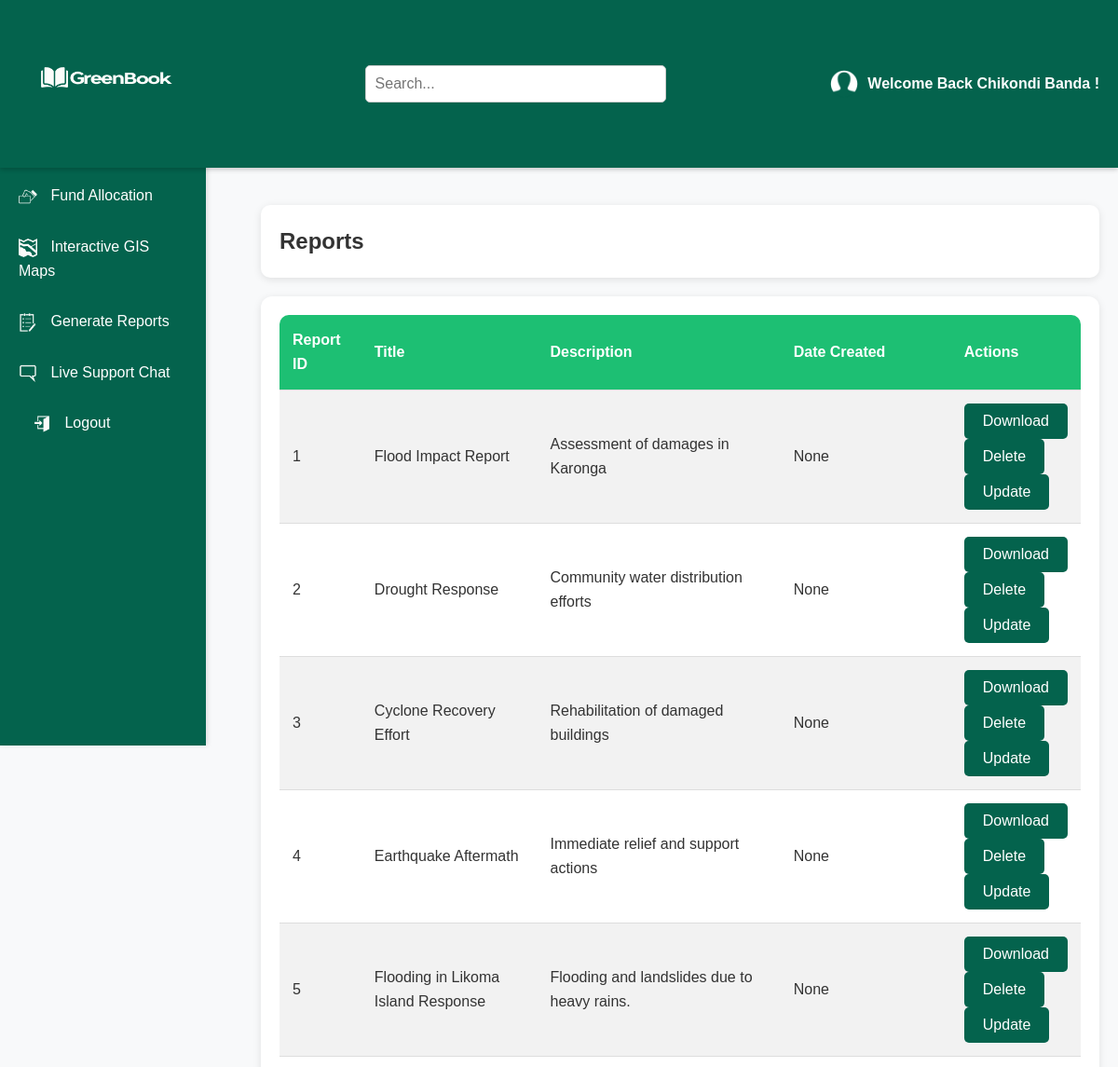
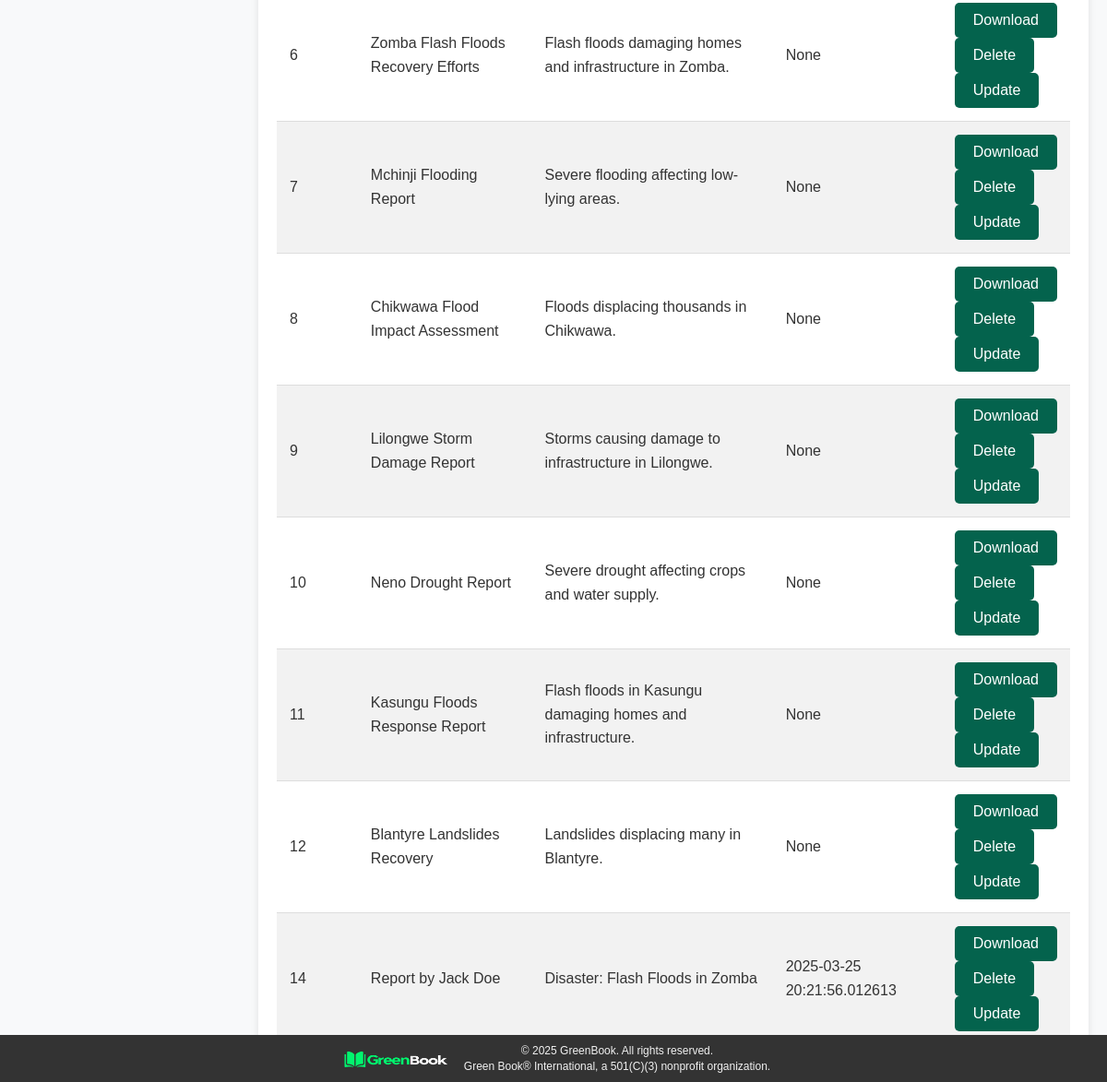
The page /view_reports (signed in) on the database its author committed (2 pictures, top to bottom).
### models.py (models this page shows, shortened)
class Users(db.Model, UserMixin):
    user_id = db.Column(db.Integer, primary_key=True)
    name = db.Column(db.String(100), nullable=False)
    email = db.Column(db.String(120), unique=True, nullable=False)
    password = db.Column(db.String(255), nullable=False)
    role = db.Column(db.String(50), nullable=False)
    phone = db.Column(db.String(50), nullable=True)
    latitude = db.Column(db.Float, nullable=True)
    longitude = db.Column(db.Float, nullable=True)
    created_at = db.Column(db.DateTime, default=datetime.utcnow)
    updated_at = db.Column(db.DateTime, default=datetime.utcnow)

class Reports(db.Model):
    report_id = db.Column(db.Integer, primary_key=True)
    disaster_id = db.Column(db.Integer, db.ForeignKey('disaster.disaster_id'), nullable=False)
    user_id = db.Column(db.Integer, db.ForeignKey('users.user_id'), nullable=False)
    title = db.Column(db.String(100), nullable=False)
    description = db.Column(db.String(255), nullable=False)
    content = db.Column(db.Text, nullable=False)
    generated_at = db.Column(db.DateTime, default=datetime.utcnow)  # Fixed datetime issue
    format_type = db.Column(db.String(20), default="PDF")
    user = db.relationship('Users', backref=db.backref('reports', lazy=True))

### routes.py (the view)
@routes.route("/view_reports")
@login_required
def view_reports():
    reports = Reports.query.all()
    admin_status = is_admin()
    return render_template("view_reports.html", reports=reports, admin_status=admin_status)

### app.py (called while the page is built)
@login_manager.user_loader
def load_user(user_id):
    return db.session.get(Users, int(user_id))

### routes.py (called while the page is built)
def is_admin():
    return current_user.is_authenticated and current_user.role == "admin"

### templates/view_reports.html (shortened to what this page needs)
{% extends "base.html" %}
{% block content %}
<div class="dashboard-header">
    <h2>Reports</h2>
</div>
<div class="dashboard-card">
    <table>
        <tr>
            <th>Report ID</th>
            <th>Title</th>
            <th>Description</th>
            <th>Date Created</th>
            <th>Actions</th>
        </tr>
        {% for report in reports %}
        <tr>
            <td>{{ report.report_id }}</td>
            <td>{{ report.title }}</td>
            <td>{{ report.description }}</td>
            <td>{{ report.generated_at }}</td>
            <td>
                <form action="{{ url_for('routes.generate_pdf', report_id=report.report_id) }}" method="POST">
                    <button type="submit" class="btn">Download</button>
                </form>
                {% if admin_status %}
                <form action="{{ url_for('routes.delete_report', report_id=report.report_id) }}" method="POST">
                    <button type="submit" class="btn">Delete</button>
                </form>
                <form action="{{ url_for('routes.update_report', report_id=report.report_id) }}" method="GET">
                    <button type="submit" class="btn">Update</button>
                </form>
                {% endif %}
            </td>
        </tr>
        {% endfor %}
    </table>
</div>
{% endblock %}

### templates/base.html (shortened to what this page needs)
<!DOCTYPE html>
<html lang="en">
<head>
  <link rel="stylesheet" href="{{ url_for('static', filename='css/styles/style.css') }}">
</head>
<body>
   <header class="navbar">
    <div class="logo-container">
      <h1>
        <a href="{{ url_for('routes.home') }}">
          <img src="{{ url_for('static', filename='images/Logo.png') }}" alt="GreenBook Logo" style="height:150px; vertical-align: middle; margin-right:20px;">
        </a>
      </h1>
    </div>
    <div class="search-container">
      <input type="text" placeholder="Search..." class="search-bar">
    </div>
    <nav class="nav-links">
      <ul>
        {% if current_user.is_authenticated %}
          <li><a href="{{ url_for('routes.home') }}">
             <p style="font-weight: bold; display: flex; align-items: center;">
              <img src="{{ url_for('static', filename='images/profile_icon.png') }}" alt="Profile Image" style="height: 30px; width: 30px; border-radius: 50%; margin-right: 10px;">
              Welcome Back {{ current_user.name }} !
            </p>
          </a></li>
        {% else %}
          <li><a href="{{ url_for('routes.login') }}">Login</a></li>
          <li><a href="{{ url_for('routes.register') }}">Register</a></li>
        {% endif %}
      </ul>
    </nav>
  </header>
  <div class="main-wrapper">
<aside class="sidebar">
  <div class="sidebar-content">
    {% if current_user.is_authenticated %}
      {% if current_user.role == 'admin' %}
        <ul>
          <li><a href="{{ url_for('routes.admin_Dashboard') }}">
          </a></li>
          <li><a href="{{ url_for('routes.view_disasters') }}">
          </a></li>
          <li><a href="{{ url_for('routes.view_funds') }}">
            <img src="{{ url_for('static', filename='images/fund_icon.png') }}" alt="Fund Icon" style="height:20px; width:20px; vertical-align: middle; margin-right: 10px;">
            Fund Allocation
          </a></li>
          <li><a href="{{ url_for('routes.view_gis_maps') }}">
            <img src="{{ url_for('static', filename='images/gis_icon.png') }}" alt="GIS Icon" style="height:20px; width:20px; vertical-align: middle; margin-right: 10px;">
            Interactive GIS Maps
          </a></li>
          <li><a href="{{ url_for('routes.view_reports') }}">
            <img src="{{ url_for('static', filename='images/report_icon.png') }}" alt="Report Icon" style="height:20px; width:20px; vertical-align: middle; margin-right: 10px;">
            Generate Reports
          </a></li>
          <li><a href="{{ url_for('routes.chat') }}">
            <img src="{{ url_for('static', filename='images/chat_icon.png') }}" alt="Chat Icon" style="height:20px; width:20px; vertical-align: middle; margin-right: 10px;">
            Live Support Chat
          </a></li>
        </ul>
      {% endif %}
      <div class="user-info">
        <a href="{{ url_for('routes.logout') }}">
          <img src="{{ url_for('static', filename='images/logout_icon.png') }}" alt="Logout Icon" style="height:20px; width:20px; vertical-align: middle; margin-right: 10px;">
          Logout
        </a>
      </div>
    {% endif %}
  </div>
</aside>
    <main>
      <div class="container">
        {% block content %}{% endblock %}
      </div>
    </main>
  </div>
  <footer>
    <div class="footer-content">
      <div class="footer-logo">
        <img src="{{ url_for('static', filename='images/footer logo .png') }}" alt="GreenBook Logo" class="logo">
      </div>
      <div class="footer-text">
        <p>&copy; 2025 GreenBook. All rights reserved.</p>
        <p>Green Book® International, a 501(C)(3) nonprofit organization.</p>
      </div>
    </div>
  </footer>
</body>
</html>

### static/css/styles/style.css (style rules this page uses)
:root { --primary-color: #04634D; --secondary-color: #1DBF73; --light-bg: #F8F9FA; --dark-text: #333; --white: #fff; --font-family: 'Poppins', sans-serif; --transition-speed: 0.3s; --border-radius: 5px; --box-shadow: 0 2px 5px rgba(0, 0, 0, 0.2); }
* { margin: 0; padding: 0; box-sizing: border-box; font-family: var(--font-family); scroll-behavior: smooth; }
body { background-color: var(--light-bg); color: var(--dark-text); height: 100vh; line-height: 1.6; font-size: 16px; overflow-x: hidden; }
.navbar { background-color: var(--primary-color); display: flex; justify-content: space-between; align-items: center; padding: 15px 20px; color: var(--white); box-shadow: 0 2px 5px rgba(0, 0, 0, 0.2); position: relative; z-index: 10; }
.navbar a { text-decoration: none; color: var(--white); font-weight: 500; padding: 10px 15px; margin: 0 5px; transition: background var(--transition-speed) ease, transform 0.2s ease; }
.logo-container h1 { margin: 0; }
.search-container { flex-grow: 1; display: flex; justify-content: center; }
.search-bar { padding: 10px; border: 1px solid #ccc; border-radius: 5px; width: 50%; max-width: 400px; }
.nav-links ul { list-style: none; display: flex; margin: 0; padding: 0; }
.nav-links li { margin-left: 15px; }
.sidebar { width: 221px; height: 100vh; background-color: var(--primary-color); padding: 20px; color: var(--white); position: fixed; left: 0; top: 0; display: flex; flex-direction: column; transition: all var(--transition-speed) ease; overflow-y: auto; box-shadow: 2px 0 5px rgba(0, 0, 0, 0.1); z-index: 5; }
@media (min-width: 1024px) { .sidebar { display: flex; } }
.sidebar a { color: var(--white); text-decoration: none; padding: 12px 15px; margin: 5px 0; border-radius: var(--border-radius); display: block; transition: background var(--transition-speed) ease, transform 0.2s ease; }
.sidebar ul, .sidebar li a { list-style-type: none; padding-left: 0; }
.container { margin-left: 260px; padding: 20px; }
.dashboard-header { display: flex; justify-content: space-between; align-items: center; background-color: var(--white); padding: 20px; margin: 20px 0; border-radius: 10px; box-shadow: 0 2px 8px rgba(0, 0, 0, 0.1); }
.btn { background-color: var(--primary-color); color: var(--white); padding: 12px 20px; border: none; border-radius: var(--border-radius); font-size: 16px; cursor: pointer; transition: background-color var(--transition-speed) ease, transform 0.2s ease; position: relative; }
.dashboard-card { background-color: var(--white); padding: 20px; border-radius: 12px; box-shadow: 0 2px 8px rgba(0, 0, 0, 0.1); text-align: center; transition: transform var(--transition-speed) ease, box-shadow var(--transition-speed) ease; }
.dashboard-card .btn { display: inline-block; background-color: var(--primary-color); color: #fff; padding: 10px 20px; text-decoration: none; border-radius: 5px; transition: background-color 0.3s ease; }
table { width: 100%; min-width: 600px; border-collapse: collapse; background-color: var(--white); border-radius: 10px; overflow: hidden; }
th, td { padding: 14px; border-bottom: 1px solid #ddd; text-align: left; }
th { background-color: var(--secondary-color); color: var(--white); }
tr:nth-child(even) { background-color: #f2f2f2; }
input, select, textarea { width: 100%; padding: 12px; margin: 10px 0; border: 1px solid #ccc; border-radius: var(--border-radius); font-size: 16px; transition: all var(--transition-speed) ease; }
footer { position: fixed; bottom: 0; width: 100%; background-color: #333; color: #f1f1f1; text-align: center; padding: 8px 0; font-size: 12px; z-index: 10; }
.footer-content { display: flex; justify-content: center; align-items: center; gap: 10px; max-width: 1200px; margin: auto; padding: 0 20px; }
.footer-logo img { width: 120px; height: auto; margin-right: 8px; }
.footer-text p { margin: 2px 0; line-height: 1.2; }

### rows shown on the page
Users: name "Chikondi Banda"
Reports: report_id "1", title "Flood Impact Report", description "Assessment of damages in Karonga", generated_at "None"
Reports: report_id "2", title "Drought Response", description "Community water distribution efforts", generated_at "None"
Reports: report_id "3", title "Cyclone Recovery Effort", description "Rehabilitation of damaged buildings", generated_at "None"
Reports: report_id "4", title "Earthquake Aftermath", description "Immediate relief and support actions", generated_at "None"
Reports: report_id "5", title "Flooding in Likoma Island Response", description "Flooding and landslides due to heavy rains.", generated_at "None"
Reports: report_id "6", title "Zomba Flash Floods Recovery Efforts", description "Flash floods damaging homes and infrastructure in Zomba.", generated_at "None"
Reports: report_id "7", title "Mchinji Flooding Report", description "Severe flooding affecting low-lying areas.", generated_at "None"
Reports: report_id "8", title "Chikwawa Flood Impact Assessment", description "Floods displacing thousands in Chikwawa.", generated_at "None"
Reports: report_id "9", title "Lilongwe Storm Damage Report", description "Storms causing damage to infrastructure in Lilongwe.", generated_at "None"
Reports: report_id "10", title "Neno Drought Report", description "Severe drought affecting crops and water supply.", generated_at "None"
Reports: report_id "11", title "Kasungu Floods Response Report", description "Flash floods in Kasungu damaging homes and infrastructure.", generated_at "None"
Reports: report_id "12", title "Blantyre Landslides Recovery", description "Landslides displacing many in Blantyre.", generated_at "None"
Reports: report_id "14", title "Report by Jack Doe", description "Disaster: Flash Floods in Zomba", generated_at "2025-03-25 20:21:56.012613"
